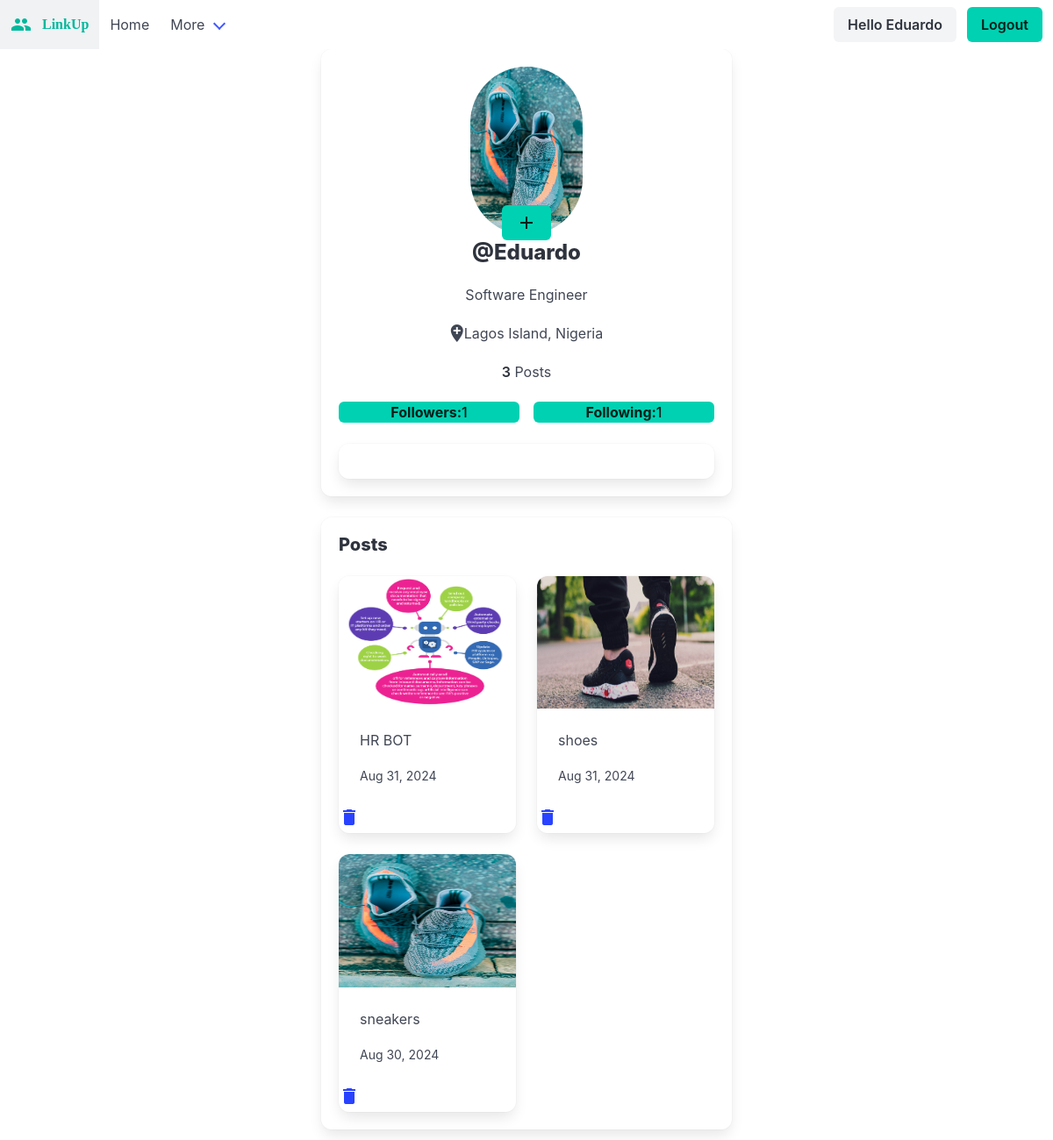
/profile/Eduardo/ (signed in), run on an earlier commit of the app's database.
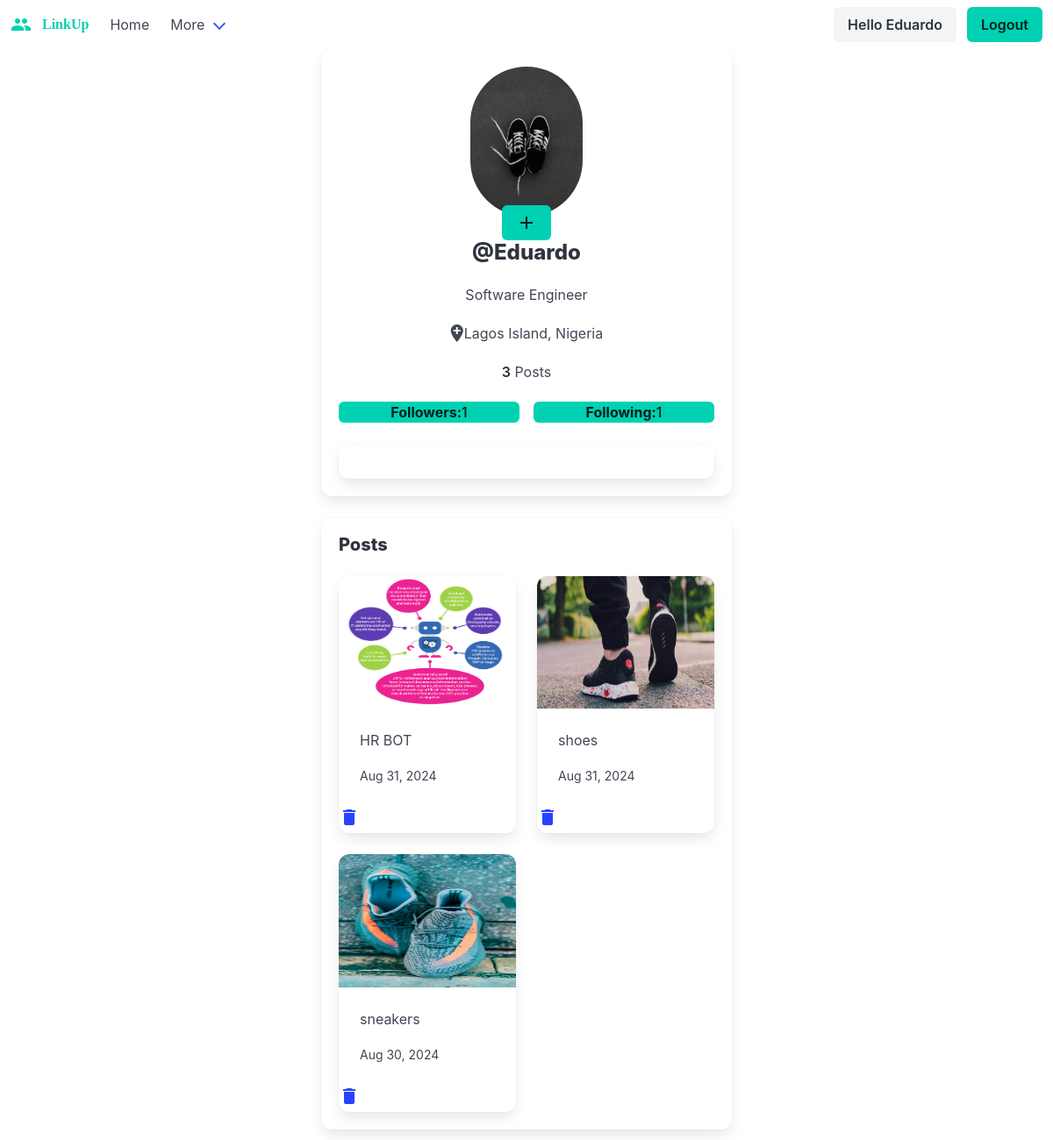
And on a later commit of the database.
### LinkUp/models.py (models this page shows, shortened)
class Profile(models.Model):
  user = models.ForeignKey(User,on_delete=models.CASCADE)
  id_user = models.IntegerField(primary_key=True,default=0)
  bio = models.TextField(blank=True,default='')
  profile_img = models.ImageField(upload_to='profile_images',default='https://tse2.mm.bing.net/th?id=OIG4.xDrW4Yp4C8ElAsk2hZSZ&w=270&h=270&c=6&r=0&o=5&pid=ImgGn')
  location = models.CharField(max_length=300,blank=True,default='')

class Post(models.Model):
  id = models.UUIDField(primary_key=True,default=uuid.uuid4)
  user = models.CharField(max_length=200)
  image = models.ImageField(upload_to='post_images')
  caption = models.TextField()
  created_at = models.DateTimeField(default=datetime.now)
  no_of_likes = models.IntegerField(default=0)

### LinkUp/views.py (the view)
# urls.py: path('profile/<str:id_user>/',views.profile,name='profile'),
@login_required
def profile(request,id_user):
  user_object = User.objects.get(username=id_user)
  profile = Profile.objects.get(user=request.user)
  user_profile = Profile.objects.get(user=user_object)
  user_posts = Post.objects.filter(user=id_user).order_by('-created_at')
  user_post_length = len(user_posts)
  follower = request.user.username
  user = id_user
  if Follower.objects.filter(follower=follower,user=user).first():
    follow_unfollow = 'Unfollow'
  else:
    follow_unfollow = 'Follow'
  user_followers =len(Follower.objects.filter(user=id_user))
  user_following = len(Follower.objects.filter(follower=id_user))
  context = {
    'user_object':user_object,
    'profile':profile,
    'user_profile':user_profile,
    'user_posts':user_posts,
    'user_posts_length':user_post_length,
    'follow_unfollow':follow_unfollow,
    'user_followers':user_followers,
    'user_following':user_following
  }
  if request.user.username == id_user:
    if request.method == 'POST':
      if request.FILES.get('image') == None:
        image = user_profile.profile_img
        bio = request.POST.get('bio')
        location = request.POST.get('location')
        user_profile.profile_img = image
        user_profile.bio = bio
        user_profile.location = location
        user_profile.save()
      if request.FILES.get('image') !=None:
        image = request.FILES.get('image')
        bio = request.POST.get('bio')
        location = request.POST.get('location')
        user_profile.profile_img = image
        user_profile.bio = bio
        user_profile.location = location
        user_profile.save()
      return redirect('/profile/'+id_user)
    else:
      return render(request,'LinkUp/profile.html',context)
  return render(request,'LinkUp/profile.html',context)

### LinkUp/context_processors.py (called while the page is built)
def version(request):
    return {
        'version': time.time()
    }

### LinkUp/templates/LinkUp/profile.html (shortened to what this page needs)
{% extends "base.html" %}
{% load static %}
{% block content %}
<div class="container">
  <div class="columns is-centered">
    <div class="column is-half">
      <div class="box has-text-centered">
        <figure class="image is-128x128 is-inline-block">
          <img class="is-rounded profile-img" src="{{ user_profile.profile_img.url }}" alt="{{ user_profile.user }}">
        </figure>
<br>
<br>
        {% if user == user_profile.user %}
        <div id="edit-profile-btn">
          <a class="btn-floating btn-large waves-effect waves-light button is-primary">
            <i class="material-icons">add</i>
          </a>
        </div>
        {% endif %}
        <a class="title is-4 btn">@{{ user_profile.user }}</a>
        <br>
        <br>
        <p class="subtitle is-6">{{ user_profile.bio }}</p>
        <p class="subtitle is-6 is-flex is-justify-content-center is-align-items-center">
          <span class="icon is-small">
            <i class="material-icons">add_location </i>
          </span>
          <span> {{ user_profile.location }}</span>
        </p>
        <p class="subtitle is-6">
          {% if user_posts_length <= 1 %}
          <strong>{{ user_posts_length }}</strong> Post
            {% else %}
          <strong>{{ user_posts_length }}</strong> Posts
          {% endif %}
        </p>
        <footer class="card-footer">
          <a href="#" class="card-footer-item button is-primary" style="margin-right: 1rem;">
            <span class="has-text-weight-bold">Followers:</span> {{ user_followers }}
          </a>
          <a href="#" class="card-footer-item button is-primary">
            <span class="has-text-weight-bold">Following:</span> {{ user_following }}
          </a>
        </footer>
        <br>
        {% include "LinkUp/follow.html" %}
      </div>
      <div class="box">
        <h3 class="title is-5">Posts</h3>
        <div class="columns is-multiline">
          {% for post in user_posts %}
            <div class="column is-half">
              <div class="card">
                <div class="card-image">
                  <figure class="image is-4by3">
                    <img src="{{ post.image.url }}" alt="{{ post.caption }}">
                  </figure>
                </div>
                <div class="card-content">
                  <div class="content">
                    <p>{{ post.caption }}</p>
                    <small>{{ post.created_at|date:"M d, Y" }}</small>
                  </div>
                </div>
                {% if user == user_profile.user %}
                <a href="/delete/{{post.id}}"><i class="material-icons">delete</i></a>
                {% endif %}
              </div>
            </div>
          {% empty %}
            <p class="has-text-centered">No posts available.</p>
          {% endfor %}
        </div>
      </div>
    </div>
  </div>
</div>
{% endblock content %}

### templates/base.html (shortened to what this page needs)
<!DOCTYPE html>
<html lang="en">
<head>
  <link rel="stylesheet" href="https://cdn.jsdelivr.net/npm/bulma@1.0.2/css/bulma.min.css">
</head>
<body>
  <nav class="navbar" role="navigation" aria-label="main navigation">
    <div class="navbar-brand">
      <a class="navbar-item has-text-primary" href="{% url 'home' %}" style="font-family:cursive;font-weight:bold;">
        <i class="material-icons">group</i>LinkUp
      </a>
    </div>
    <div id="navbarBasicExample" class="navbar-menu">
      <div class="navbar-start">
        <a class="navbar-item" href="{% url 'home' %}">Home</a>
        <div class="navbar-item has-dropdown is-hoverable">
          <a class="navbar-link">More</a>
        </div>
      </div>
      <div class="navbar-end">
        <div class="navbar-item">
          <div class="buttons">
            {% if user.is_authenticated %}
              <a class="button is-light"><strong>Hello {{user.username}}</strong></a>
              <a class="button is-primary" href="{% url 'logout' %}"><strong>Logout</strong></a>
            {% else %}
              <a class="button is-primary" href="{% url 'sign-up' %}"><strong>Sign up</strong></a>
              <a class="button is-light" href="{% url 'login' %}">Log in</a>
            {% endif %}
          </div>
        </div>
      </div>
    </div>
  </nav>
  {% block content %}
  {% endblock content %}
</body>
</html>

### LinkUp/templates/LinkUp/post_modal.html (shortened to what this page needs)
{% load static %}

### LinkUp/templates/LinkUp/edit_profile.html (shortened to what this page needs)
{% load static %}

### LinkUp/templates/LinkUp/follow.html (shortened to what this page needs)
<div class="box has-text-centered" style="background: white;">
</div>

What changed in the data, as far as the page shows it:
changed Profile "Software Engineer": profile_img: a different picture
